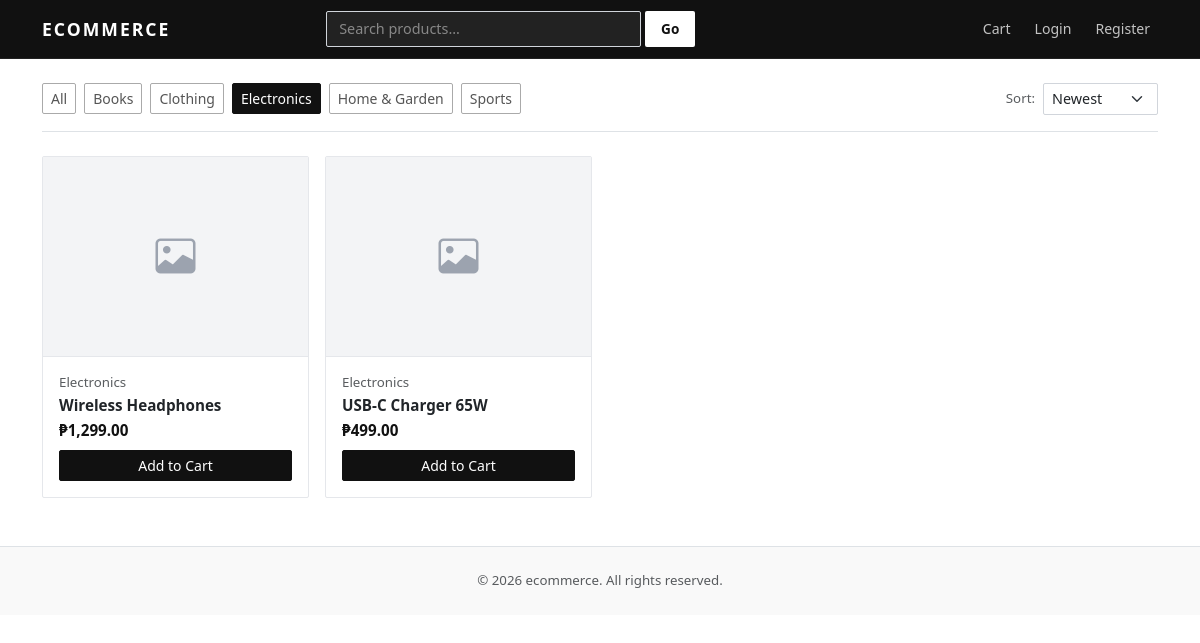
Page /index.php?category=1&sort=newest on the committed database.
### tables this page shows
CREATE TABLE categories (
    id INT AUTO_INCREMENT PRIMARY KEY,
    name VARCHAR(100) NOT NULL
);

CREATE TABLE products (
    id INT AUTO_INCREMENT PRIMARY KEY,
    category_id INT,
    name VARCHAR(200) NOT NULL,
    description TEXT,
    price DECIMAL(10,2) NOT NULL,
    stock INT DEFAULT 0,
    image VARCHAR(255) DEFAULT 'no-image.png',
    created_at TIMESTAMP DEFAULT CURRENT_TIMESTAMP,
    FOREIGN KEY (category_id) REFERENCES categories(id) ON DELETE SET NULL
);

### includes/functions.php (called while the page is built, shortened)
<?php
function clean($str) {
    return htmlspecialchars(trim((string)$str), ENT_QUOTES, 'UTF-8');
}
function price($amount) {
    return '&#8369;' . number_format((float)$amount, 2);
}

### index.php (the view, shortened to what this page needs)
<?php
require_once 'includes/header.php';
$search = trim($_GET['search']   ?? '');
$catId  = (int)($_GET['category'] ?? 0);
$sort   = $_GET['sort']           ?? 'newest';
$where  = ['1'];
$params = [];
if ($catId) {
    $where[]  = 'p.category_id = ?';
    $params[] = $catId;
}
$orderBy = match($sort) {
    'price_asc'  => 'p.price ASC',
    'price_desc' => 'p.price DESC',
    'name'       => 'p.name ASC',
    default      => 'p.created_at DESC',
};
$sql  = "SELECT p.*, c.name AS cat_name
         FROM products p
         LEFT JOIN categories c ON p.category_id = c.id
         WHERE " . implode(' AND ', $where) . "
         ORDER BY $orderBy";
$stmt = $pdo->prepare($sql);
$stmt->execute($params);
$products = $stmt->fetchAll();
$categories = $pdo->query("SELECT * FROM categories ORDER BY name")->fetchAll();
?>
<div class="d-flex flex-wrap align-items-center justify-content-between gap-2 mb-4 pb-3 border-bottom">
    <div class="d-flex flex-wrap gap-2 align-items-center">
        <a href="index.php" class="btn btn-sm <?= !$catId ? 'btn-dark' : 'btn-outline-secondary' ?>">All</a>
        <?php foreach ($categories as $c): ?>
            <a href="index.php?category=<?= $c['id'] ?>&sort=<?= clean($sort) ?><?= $search ? '&search=' . urlencode($search) : '' ?>"
               class="btn btn-sm <?= $catId == $c['id'] ? 'btn-dark' : 'btn-outline-secondary' ?>">
                <?= clean($c['name']) ?>
            </a>
        <?php endforeach; ?>
    </div>
    <form method="GET" class="d-flex gap-2 align-items-center">
        <label class="text-muted small mb-0">Sort:</label>
        <select name="sort" class="form-select form-select-sm" style="width:auto;" onchange="this.form.submit()">
            <option value="newest"     <?= $sort === 'newest'     ? 'selected' : '' ?>>Newest</option>
        </select>
    </form>
</div>
<?php if (empty($products)): ?>
    <div class="text-center py-5 text-muted">
        <p class="mb-3">No products found.</p>
        <a href="index.php" class="btn btn-outline-secondary btn-sm">View all products</a>
    </div>
<?php else: ?>
    <div class="row row-cols-2 row-cols-md-3 row-cols-lg-4 g-3">
        <?php foreach ($products as $p):
            $imgFile = dirname(__FILE__) . '/uploads/' . $p['image'];
            $hasImg  = $p['image'] && $p['image'] !== 'no-image.png' && file_exists($imgFile);
        ?>
        <div class="col">
            <div class="card product-card h-100">
                <a href="product.php?id=<?= $p['id'] ?>" class="text-decoration-none">
                    <?php if ($hasImg): ?>
                        <img src="<?= SITE_URL ?>/uploads/<?= clean($p['image']) ?>"
                             class="card-img-top" alt="<?= clean($p['name']) ?>">
                    <?php else: ?>
                        <div class="img-placeholder"><i class="bi bi-image"></i></div>
                    <?php endif; ?>
                </a>
                <div class="card-body d-flex flex-column p-3">
                    <?php if ($p['cat_name']): ?>
                        <small class="text-muted mb-1"><?= clean($p['cat_name']) ?></small>
                    <?php endif; ?>
                    <p class="mb-1 fw-semibold lh-sm">
                        <a href="product.php?id=<?= $p['id'] ?>" class="text-decoration-none text-dark">
                            <?= clean($p['name']) ?>
                        </a>
                    </p>
                    <p class="text-price mb-2"><?= price($p['price']) ?></p>
                    <div class="mt-auto">
                        <?php if ($p['stock'] > 0): ?>
                            <form method="POST" action="cart.php">
                                <button type="submit" class="btn btn-primary btn-sm w-100">Add to Cart</button>
                            </form>
                        <?php else: ?>
                            <button class="btn btn-outline-secondary btn-sm w-100" disabled>Unavailable</button>
                        <?php endif; ?>
                    </div>
                </div>
            </div>
        </div>
        <?php endforeach; ?>
    </div>
<?php endif; ?>
<?php require_once 'includes/footer.php'; ?>

### includes/header.php (style rules this page uses)
*, *::before, *::after { box-sizing: border-box; }
body { background: #fff; color: #111; font-family: 'Segoe UI', system-ui, -apple-system, sans-serif; font-size: 0.95rem; }
.btn-primary { background: #111; border-color: #111; color: #fff; border-radius: 2px; }
.btn-outline-secondary { border-color: #aaa; color: #555; border-radius: 2px; }
.btn-dark { background: #111; border-color: #111; border-radius: 2px; }
.card { border: 1px solid #e5e7eb; border-radius: 2px; box-shadow: none; }
.product-card { transition: border-color 0.2s; }
.product-card .img-placeholder { height: 200px; background: #f3f4f6; display: flex; align-items: center; justify-content: center; border-bottom: 1px solid #e5e7eb; color: #9ca3af; font-size: 2.5rem; }
.form-control, .form-select { border-radius: 2px; border-color: #d1d5db; font-size: 0.9rem; }
.text-price { font-weight: 700; color: #111; }
a { color: #111; }

### rows in the picture
categories: name "Books"
categories: name "Clothing"
categories: name "Electronics"
categories: name "Home & Garden"
categories: name "Sports"
products: image "no-image.png" (drawn), category.name "Electronics", name "Wireless Headphones", price "₱1,299.00"
products: image "no-image.png" (drawn), category.name "Electronics", name "USB-C Charger 65W", price "₱499.00"

### other values in the picture
SITE_NAME "ECOMMERCE"
SITE_NAME "ecommerce"
